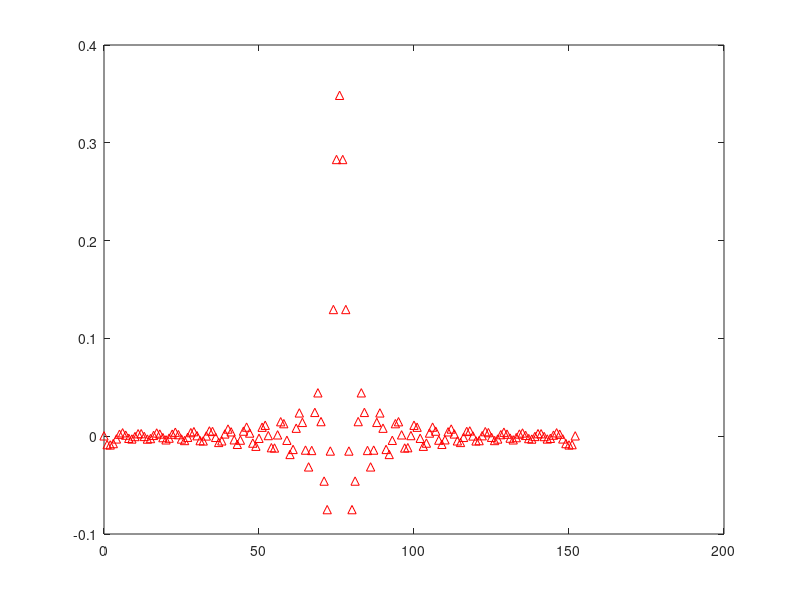
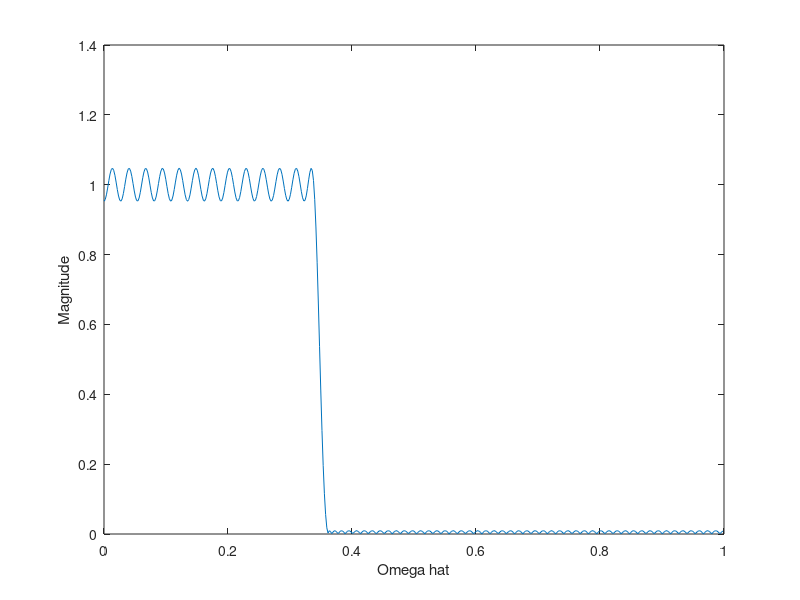

Write MATLAB code to recreate these figures, in order.
% filterdesign
% file export를 통해서 꺼낼 수 있다.
% rectangle
% hamming
%ww = -pi:2*pi/10000:pi;
%b = freqz(num,1,ww);
%f1=figure;
%plot(ww,abs(b));
% find the stop/pass band freq
% rectangle
%b_rec=freqz(num_rectangle,1,ww);
%f2=figure;
%plot(ww,abs(b_rec));

% Define passband and stopband frequencies and ripple/attenuation
%w_p = 0.68*pi;
%w_s = 0.72*pi;
%d_p = 0.01;
%d_s = 0.01;

% Define ideal filter response
%n = 1000; % number of frequency samples
%w = linspace(0, pi, n); % frequency axis (radians)
%h_ideal = zeros(1, n); % ideal magnitude response
%pb_range = (w >= 0) & (w <= w_p); % passband range
%sb_range = (w >= w_s) & (w <= pi); % stopband range
%h_ideal(pb_range) = 1; % passband magnitude
%h_ideal(sb_range) = 0; % stopband magnitude

% Plot ideal filter response
%figure;
%plot(w, h_ideal);
%xlabel('Frequency (radians)');
%ylabel('Magnitude');
%title('Ideal Lowpass Filter Response');
%axis([0 pi 0 1.1]); % set axis limits
%grid on;


% 3
w_p = 0.68*pi; % in rad/sample
w_s = 0.72*pi; % in rad/sample
d_p = 0.05;
d_s = 0.01;
fs = 2; % no specified fs... 
f = [w_p/(2*pi), w_s/(2*pi)];
a = [1, 0];
dev = [d_p, d_s];

% (a) filter design
% Calculate filter order
[n,fo,ao,w] = firpmord(f,a,dev,fs);
% n = n + 1;
n = n + 2;
% Design filter coefficients
b = firpm(n,fo,ao,w);

% (b) plot impulse response 
f1 = figure;
impz(b);
% Recall that the filter coefficients of the FIR filter are
% the values of the impulse response. Also, the DTFT of the impulse response is the frequency response
% of the FIR filter.

% (c) Make a plot of the frequency response magnitude versus omega hat
% plot frequency response magnitude
[H,w] = freqz(b,1);

% Plot frequency response magnitude vs omega hat
f2=figure;
plot(w/pi, abs(H));
xlabel('Omega hat');
ylabel('Magnitude');

% Calculate slope of linear portion of plot
L = n+3; % filter order + 1 + 2 = 149
width = w_s-w_p; % 0.04*pi rad/sample
C = L*width; % cutoff frequency
fc=C*fs/(2*pi);
slope = -1/(fc*2); % -0.0828dB/Hz
%lin_range = w/pi >= 0.68 & w/pi <= 0.72;
%p = polyfit(w(lin_range)/pi, abs(H(lin_range)), 1);
%slope = -p(1); % -0.0709dB/Hz

